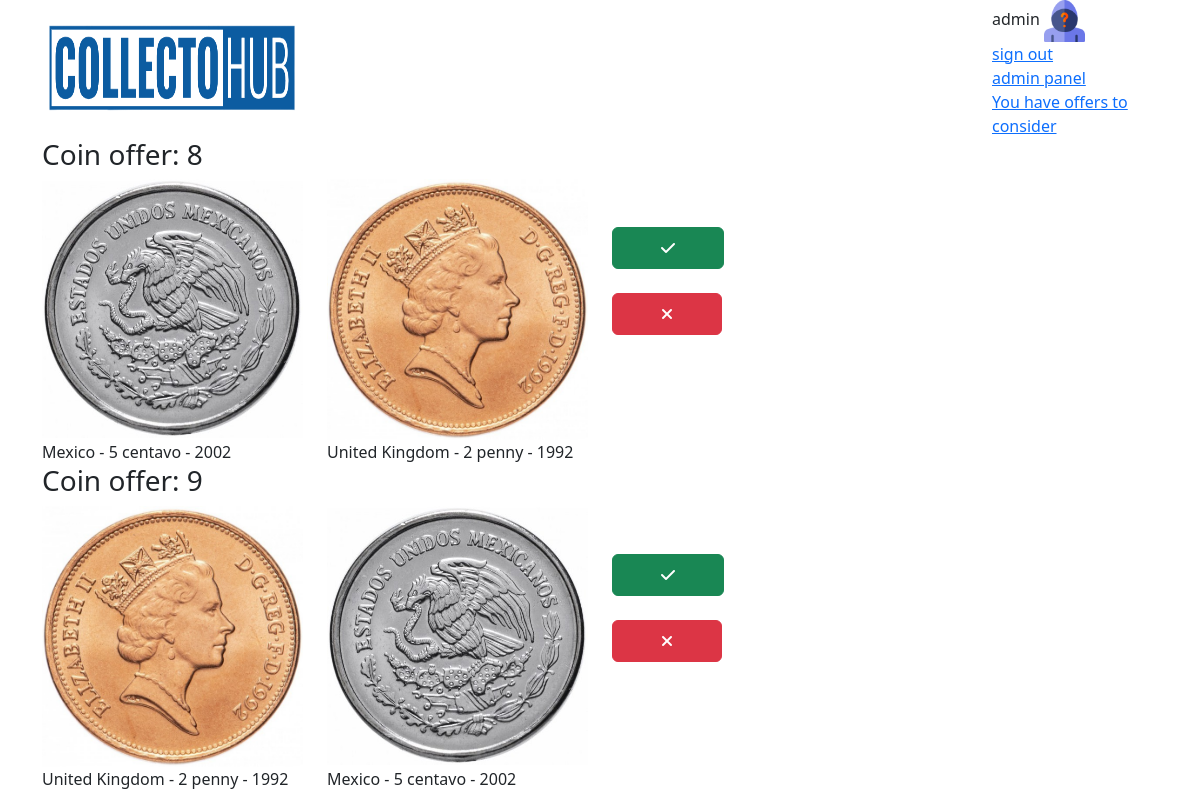
The app's page /user/offers/ (signed in) with its own data.
### coins/models.py (models this page shows, shortened)
class UserProfile(models.Model):
    user = models.OneToOneField(User, related_name='profile', on_delete=models.CASCADE)
    user_pic = models.ImageField(blank=True, upload_to='coins/user_pic/')
    phone = models.CharField(max_length=20)
    postcode = models.CharField(max_length=10)
    addres = models.CharField(max_length=150)
    city =  models.CharField(max_length=20)
    def has_offers_under_consideration(self):
        offers = Offer.objects.filter(responder=self.user, status='c')
        return offers.exists()

class Offer(models.Model):
    coin_to_get = models.ForeignKey(Coin, related_name='offer_get', on_delete=models.CASCADE)
    coin_to_give = models.ForeignKey(Coin, related_name='offer_give', on_delete=models.CASCADE)
    author = models.ForeignKey(User, related_name='offers_made', on_delete=models.CASCADE)
    responder = models.ForeignKey(User, related_name='offers_look', on_delete=models.CASCADE)
    status = models.CharField(max_length=1, choices=status_choices, default='c')
    created = models.DateTimeField(auto_now_add=True)

class Coin(models.Model):
    img_front = models.ImageField(upload_to='products_image', blank=True)
    img_back = models.ImageField(upload_to='products_image', blank=True)
    img_add_1 = models.ImageField(upload_to='products_image', blank=True)
    img_add_2 = models.ImageField(upload_to='products_image', blank=True)
    country = models.ForeignKey(Country, on_delete=models.CASCADE, related_name='coins')  # Reference to Country
    denomination = models.CharField(max_length=150)  # Denomination
    year = models.IntegerField()  # Year
    material = models.CharField(max_length=15, blank=True, choices=material_choices)  # Material
    safety = models.CharField(max_length=2, blank=True, choices=safety_choices)  # Optional field for admin use
    weight = models.FloatField(blank=True, null=True)  # Weight
    diameter = models.FloatField(blank=True, null=True)  # Diameter
    thickness = models.FloatField(blank=True, null=True)  # Thickness
    circulation = models.IntegerField(blank=True, null=True)  # Circulation
    owner = models.ForeignKey(User, on_delete=models.CASCADE, related_name='coins')
    box = models.ForeignKey('Box', on_delete=models.SET_NULL, blank=True, null=True, related_name='coins')
    class Meta:
        verbose_name = 'Coin'
        verbose_name_plural = 'Coins'
    def __str__(self):
        return f'{self.country.name} - {self.denomination} - {self.year}'

class Country(models.Model):
    name = models.CharField(max_length=150, unique=True)
    continent = models.ForeignKey(Continent, on_delete=models.CASCADE, related_name="countries")
    class Meta:
        verbose_name = "Country"
        verbose_name_plural = "Countries"

### coins/views.py (the view)
# urls.py: path('user/offers/', views.offers_by_user, name='user-offers'),
def offers_by_user(request):
    context = {
        'object_list': Offer.objects.filter(responder=request.user, status='c')
    }
    return render(request, template_name="coins/ofers_by_user.html", context=context)

### coins/templates/coins/ofers_by_user.html (shortened to what this page needs)
{% extends 'coins/base.html' %}
{% block content %}
{% for offer in object_list %}
    <div>
        <h3>Coin offer: {{ offer.id }}</h3>
        <div class="row" >
            <div class="col-3">
                <img src="{{ offer.coin_to_get.img_front.url }}" class="w-100">
                {{ offer.coin_to_get }}
            </div>
            <div class="col-3">
                <img src="{{ offer.coin_to_give.img_front.url }}" class="w-100">
                {{ offer.coin_to_give }}
            </div>
            <div class="col-3 pt-5">
                <div>
                    <form action="{% url 'coins:accept-offer' pk=offer.id %}" method="post">
                        <button type="submit" class="btn btn-success px-5 py-2">
                            <i class="fa-solid fa-check"></i>
                        </button>
                    </form>
                </div>
                <br>
                <div>
                    <form action="{% url 'coins:remove-offer' pk=offer.id %}" method="post">
                        <button type="submit" class="btn btn-danger px-5 py-2">
                            <i class="fa-solid fa-xmark"></i>
                        </button>
                    </form>
                </div>
            </div>
        </div>
    </div>
{% endfor %}
{% endblock %}

### coins/templates/coins/base.html (shortened to what this page needs)
<!DOCTYPE html>
{% load static %}
<html lang="en">
<head>
    <link href="https://cdn.jsdelivr.net/npm/bootstrap@5.3.3/dist/css/bootstrap.min.css" rel="stylesheet">
    <link rel="stylesheet" href="https://cdnjs.cloudflare.com/ajax/libs/font-awesome/6.6.0/css/all.min.css">
</head>
<body>
    <div class="container">
        <div class="row justify-content-between">
            <div class="col-3">
                <a href="{% url 'coins:index'%}">
                    <img class="w-100 h-100" src="{% static 'coins/img/coins.png' %}" alt="logo">
                </a>
            </div>
            <div class="col-2">
                {% if user.is_authenticated %}
                    {{ user }}
                    <img class="w-25" src="{{ user.profile.user_pic.url }}" alt="logo">
                    <br>
                    <a href="{% url 'coins:sign-out' %}">
                        sign out
                    </a>
                    {% if user.is_staff %}
                    <br>
                    <a href="/admin/" target="_blank">
                        admin panel
                    </a>
                    {% endif %}
                    {% if user.profile.has_offers_under_consideration %}
                    <br>
                        <a href="{% url 'coins:user-offers' %}"> You have offers to consider </a>
                    {% endif %}
                {% else %}
                    <button type="button" class="btn btn-primary" data-bs-toggle="modal" data-bs-target="#modal-login">
                        Sign in
                    </button>
                    <br>
                    <a href="{% url 'coins:create-account-page' %}"> Create account </a>
                {% endif %}
            </div>
        </div>
        {% block content %}{% endblock %}
    </div>
</body>
</html>

### records on screen
Offer: id "8", coin_to_get.img_front (picture), coin_to_get "Mexico - 5 centavo - 2002", coin_to_give.img_front (picture), coin_to_give "United Kingdom - 2 penny - 1992"
Offer: id "9", coin_to_get.img_front (picture), coin_to_get "United Kingdom - 2 penny - 1992", coin_to_give.img_front (picture), coin_to_give "Mexico - 5 centavo - 2002"

### other values on screen
{{ user }} "admin"
